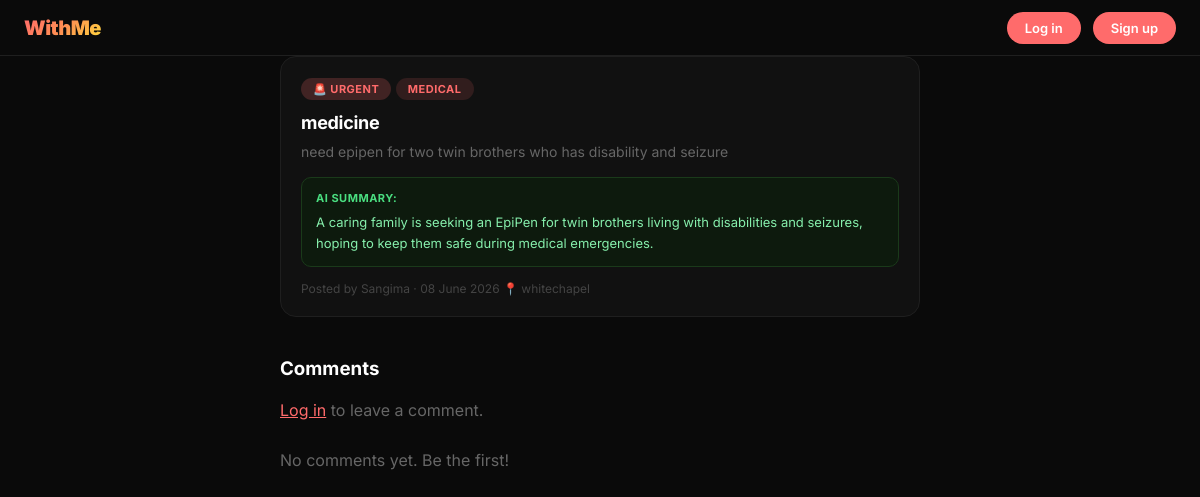
/post/1, run on an earlier commit of the app's database.
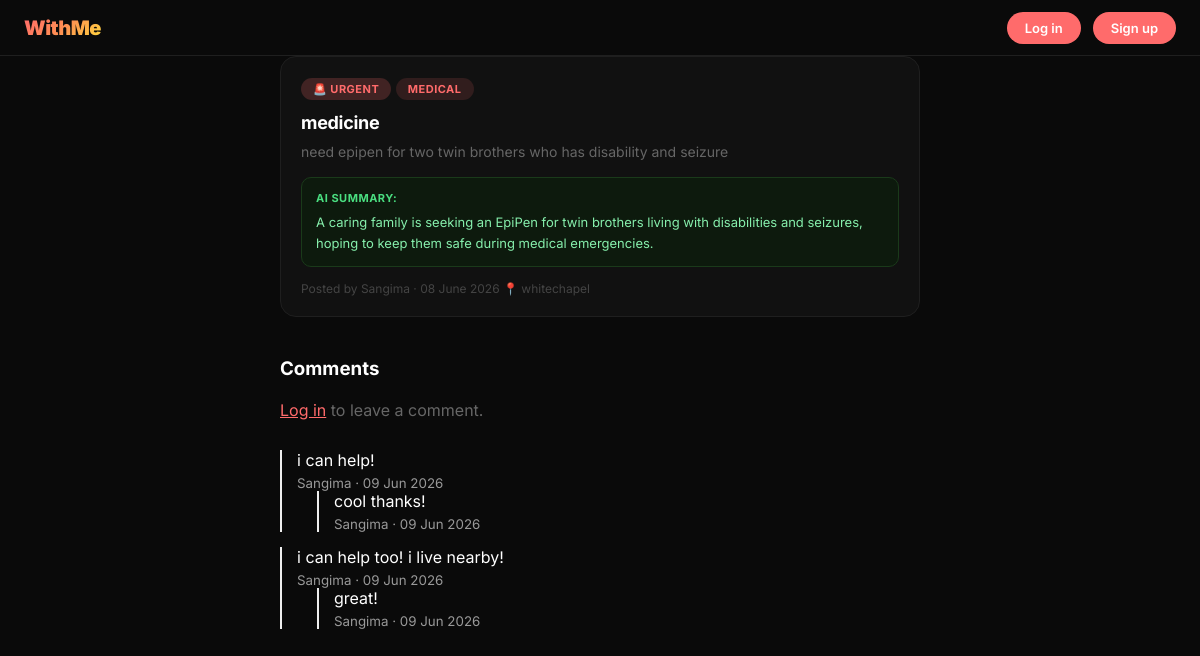
And on a later commit of the database.
### app.py (models this page shows, shortened)
class Post(db.Model):
    id = db.Column(db.Integer, primary_key=True)
    title = db.Column(db.String(100), nullable=False)
    description = db.Column(db.Text, nullable=False)
    category = db.Column(db.String(50), nullable=False)
    photo_filename = db.Column(db.String(300), nullable=True)
    ai_summary = db.Column(db.Text, nullable=True)
    date_posted = db.Column(db.DateTime, default=datetime.utcnow)
    user_id = db.Column(db.Integer, db.ForeignKey("user.id"), nullable=True)
    is_urgent = db.Column(db.Boolean, default=False, nullable=False)
    location = db.Column(db.String(100), nullable=True)

class User(UserMixin, db.Model):
    id = db.Column(db.Integer, primary_key=True)
    username = db.Column(db.String(80), unique=True, nullable=False)
    email = db.Column(db.String(120), unique=True, nullable=False)
    password = db.Column(db.String(300), nullable=False)
    date_joined = db.Column(db.DateTime, default=datetime.utcnow)
    posts = db.relationship('Post', backref='author', lazy=True)

class Comment(db.Model):
    id = db.Column(db.Integer, primary_key=True)
    body = db.Column(db.Text, nullable=False)
    timestamp = db.Column(db.DateTime, default=datetime.utcnow)
    user_id = db.Column(db.Integer, db.ForeignKey("user.id"), nullable=False)
    post_id = db.Column(db.Integer, db.ForeignKey("post.id"), nullable=False)
    parent_id = db.Column(db.Integer, db.ForeignKey(
        "comment.id"), nullable=True)
    replies = db.relationship("Comment", backref=db.backref(
        "parent", remote_side=[id]), lazy="dynamic")
    author = db.relationship("User", backref="comments")

### app.py (the view)
@app.route("/post/<int:post_id>")
def post_detail(post_id):
    post = Post.query.get_or_404(post_id)
    comments = Comment.query.filter(
        Comment.post_id == post_id, Comment.parent_id == None
    ).order_by(Comment.timestamp.asc()).all()
    return render_template("post_detail.html", post=post, comments=comments)

### templates/post_detail.html (shortened to what this page needs)
{% extends 'base.html' %}
{% block content %}
<div class="container">
    <div class="card">
        {% if post.is_urgent %}
        <div class="card-category" style="background:#FF6B6B33; color:#FF6B6B;">🚨 URGENT</div>
        {% endif %}
        <div class="card-category">{{ post.category }}</div>
        <h2>{{ post.title }}</h2>
        <p>{{ post.description }}</p>
        {% if post.ai_summary %}
        <div class="summary">
            <strong>AI Summary:</strong> {{ post.ai_summary }}
        </div>
        {% endif %}
        <div class="card-date">
            Posted by {{ post.author.username }} · {{ post.date_posted.strftime('%d %B %Y') }}
            {% if post.location %}
            <span>📍 {{ post.location }}</span>
            {% endif %}
        </div>
    </div>
    <div style="margin-top: 40px;">
        <h3 style="margin-bottom: 20px;">Comments</h3>
        {% if current_user.is_authenticated %}
        <form action="{{ url_for('add_comment', post_id=post.id) }}" method="POST" style="margin-bottom: 30px;">
            <div class="form-group">
                <textarea name="body" rows="3" placeholder="Write a comment..." required style="width:100%;"></textarea>
            </div>
            <button type="submit">Post Comment</button>
        </form>
        {% else %}
        <p style="color:#666; margin-bottom:30px;"><a href="/login" style="color:#FF6B6B;">Log in</a> to leave a comment.</p>
        {% endif %}
        {% macro render_comments(comments, depth) %}
            {% for comment in comments %}
            <div style="margin-left: {{ depth * 20 }}px; border-left: 2px solid #eee; padding-left: 15px; margin-bottom: 15px;">
                <p style="margin:0 0 5px 0;">{{ comment.body }}</p>
                <small style="color:#999;">
                    {{ comment.author.username }} · {{ comment.timestamp.strftime('%d %b %Y') }}
                </small>
                {% set child_replies = comment.replies.all() %}
                {% if child_replies %}
                    {{ render_comments(child_replies, depth + 1) }}
                {% endif %}
            </div>
            {% endfor %}
        {% endmacro %}
        {% if comments %}
            {{ render_comments(comments, 0) }}
        {% else %}
            <p style="color:#666;">No comments yet. Be the first!</p>
        {% endif %}
    </div>
</div>
{% endblock %}

### templates/base.html (shortened to what this page needs)
<html lang="en">
    <head>
        <link rel="stylesheet" href="{{ url_for("static", filename="css/style.css") }}">
    </head>
<body>
    <nav>
    <a href="/" class="logo">WithMe</a>
    <div style="display:flex; gap:12px; align-items:center;">
        {% if current_user.is_authenticated %}
            <span style="color:#666; font-size:13px;">{{ current_user.username }}</span>
            <a href="/logout" style="background:transparent; border:1px solid #333; color:#666; padding:8px 18px; border-radius:100px; font-size:13px; text-decoration:none;">Log out</a>
            <a href="/post/new" class="btn" style="padding:8px 18px; font-size:13px;">Post a Need</a>
        {% else %}
            <a href="/login" class="btn" style="padding:8px 18px; font-size:13px;"">Log in</a>
            <a href="/register" class="btn" style="padding:8px 18px; font-size:13px;">Sign up</a>
        {% endif %}
    </div>
</nav>
    <main>
        {% block content %}
        {% endblock %}
    </main>
</body>
</html>

### static/css/style.css (style rules this page uses)
* { margin: 0; padding: 0; box-sizing: border-box; }
body { font-family: 'Inter', sans-serif; background: #0a0a0a; color: #ffffff; min-height: 100vh; }
nav { background: #0a0a0a; border-bottom: 1px solid #1f1f1f; padding: 0 24px; display: flex; align-items: center; justify-content: space-between; height: 56px; position: sticky; top: 0; z-index: 100; }
.logo { font-size: 20px; font-weight: 900; background: linear-gradient(135deg, #FF6B6B, #FF8E53, #FFD93D); -webkit-background-clip: text; -webkit-text-fill-color: transparent; text-decoration: none; letter-spacing: -0.5px; }
nav a:not(.logo) { background: #FF6B6B; color: white; text-decoration: none; padding: 8px 18px; border-radius: 100px; font-size: 13px; font-weight: 600; }
.container { max-width: 680px; margin: 0 auto; padding: 0 20px; }
.btn { display: inline-block; background: linear-gradient(135deg, #FF6B6B, #FF8E53); color: white; text-decoration: none; padding: 14px 32px; border-radius: 100px; font-size: 15px; font-weight: 700; border: none; cursor: pointer; font-family: 'Inter', sans-serif; }
.card { background: #111111; border: 1px solid #1f1f1f; border-radius: 16px; padding: 20px; transition: border-color 0.2s; }
.card-category { display: inline-block; font-size: 11px; font-weight: 700; padding: 4px 12px; border-radius: 100px; margin-bottom: 12px; text-transform: uppercase; letter-spacing: 0.5px; background: #FF6B6B22; color: #FF6B6B; }
.card h2 { font-size: 18px; font-weight: 700; color: #ffffff; margin-bottom: 8px; letter-spacing: -0.3px; }
.card p { font-size: 14px; color: #666; line-height: 1.6; margin-bottom: 14px; }
.summary { background: #0d1a0d; border: 1px solid #1a3a1a; border-radius: 10px; padding: 12px 14px; margin-bottom: 14px; font-size: 13px; color: #86efac; line-height: 1.6; }
.summary strong { display: block; font-size: 11px; font-weight: 700; color: #4ade80; letter-spacing: 0.5px; text-transform: uppercase; margin-bottom: 4px; }
.card-date { font-size: 12px; color: #444; }

What changed in the data, as far as the page shows it:
added Comment: body "i can help!", author.username "Sangima", timestamp "09 Jun 2026", shown under "Comments"
added Comment: body "cool thanks!", author.username "Sangima", timestamp "09 Jun 2026", shown under "i can help!"
added Comment: body "i can help too! i live nearby!", author.username "Sangima", timestamp "09 Jun 2026", shown under "Comments"
added Comment: body "great!", author.username "Sangima", timestamp "09 Jun 2026", shown under "i can help too! i live nearby!"
Also different on the page:
text no longer shown: "No comments yet. Be the first!"
